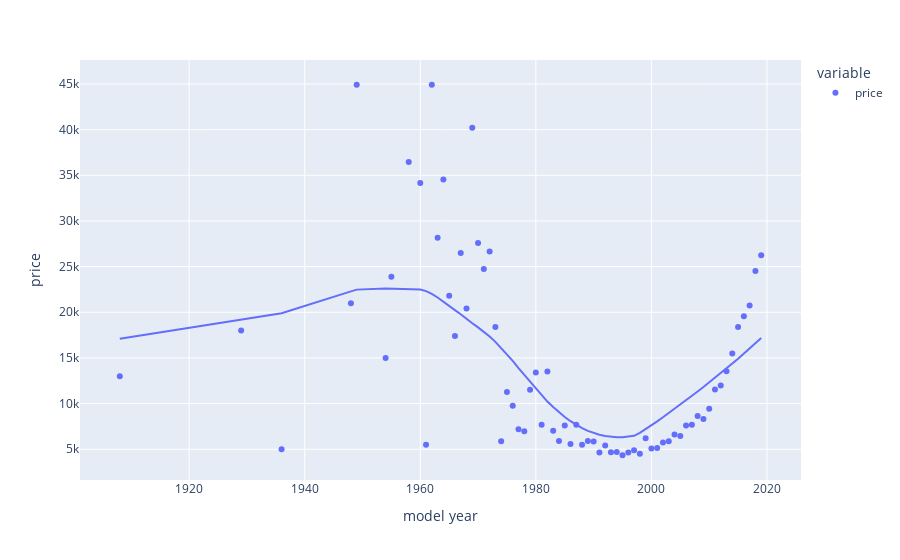

Notebook code cell kept with this figure:
### Code cell
fig = px.scatter(model_year_df,trendline = 'lowess')
fig.update_layout(
    xaxis_title = 'model year',
    yaxis_title = 'price'
)
fig.show()
